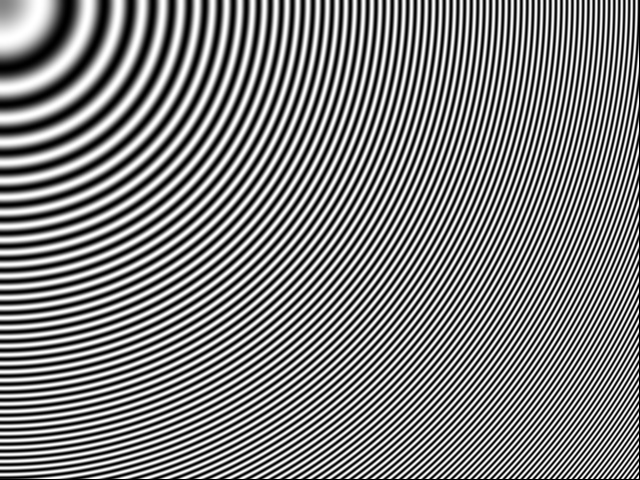
#> input picture Seminar 4/circles.jpg, 640 x 480 px
$ python 1.py   (Python 2 division)
#> lines starting #> are read from the running program, lines starting #| are printed output that depends on the picture; after the words box and inside, x2 and y2 are one past the last pixel; in counts of white or black regions, pixels touching at a corner belong together
import cv2
import numpy as np

def fft_orignal (fig):
	ro,co = fig.shape
	#Creating mask for Orignal Image
	#for rows
	Mro = np.ones((ro,1))
	Mro[int(ro/8.0):int(ro - int(ro/8.0)),0] = np.zeros((int((3.0/4.0)*ro)))
	#for columns
	Mco = np.ones((1,co))
	Mco[0,int(co/8.0):int(co - int(co/8.0))] = np.zeros((int((3.0/4.0)*co)))
	#together
	MO = np.dot(Mro,Mco)
	return (MO)
	#Computing FFT of Orignal
	fig_fft = np.fft.fft2(fig)/255.0
	fig_fft_abs = abs (fig_fft)/512.0
	#Applying Mask to Orignal FFT
	fig_m = fig_fft*MO
	fig_m_abs = abs (fig_m)/512.0
	#Taking IFFT of Orignal
	fig_ifft = np.fft.ifft2(fig_m)
	fig_ifft_abs = abs (fig_ifft)
	cv2.imshow ("FFT of Orignal",fig_fft_abs)
	cv2.imshow("2DFFT After Mask", fig_m_abs)
	return (fig_ifft_abs)

def fft_resized (ds):
	#mask for resized image to pass 1/4 frequency components
	#for rows
	rs,cs = ds.shape
	mr = np.ones((rs,1))
	mr[int(rs/8.0):int(rs - int(rs/8.0)),0] = np.zeros((int((3.0/4.0)*rs)))
	#for columns
	mc = np.ones((1,cs))
	mc[0,int(cs/8.0):int(cs - int(cs/8.0))] = np.zeros((int((3.0/4.0)*cs)))
	#together
	m = np.dot(mr,mc)
	return (m)
	#Computing FFT of Resized
	ds_fft = np.fft.fft2(ds)/255.0
	ds_fft_abs = abs (ds_fft)/512.0
	#Applying Mask to Resized FFT
	ds_m = ds_fft*m
	ds_m_abs = abs (ds_m)/512.0
	#Taking IFFT of Resized
	ds_ifft = np.fft.ifft2(ds_m)
	ds_ifft_abs = abs (ds_ifft)
	#cv2.imshow("2DFFT Down After Mask", ds_m_abs)
	#cv2.imshow ("FFT of Resized",ds_fft_abs)
	return (ds_ifft_abs)

while (True):
	#Import Orignal Image
	fig = cv2.imread('circles.jpg',0)
#> fig is the input picture: shape (480, 640); min 0, max 255, mean 127.3
	ro,co = fig.shape
#> ro = 480; co = 640
	#Image Resizing
	N = 2
	ds = np.zeros ((ro/N,co/N))
	ds = fig [0::N,0::N]
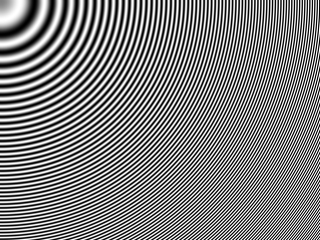
#> ds: shape (240, 320); min 0, max 255, mean 127.8
	fig_fft=fft_orignal(fig)
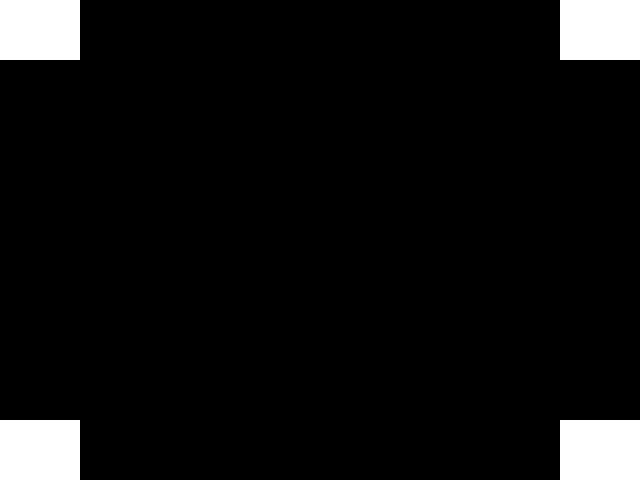
#> fig_fft: shape (480, 640) float64; values 0 (black) and 1 (white), 6.2% white; 4 white regions, box (x1, y1, x2, y2) and area: (0, 0, 80, 60) 4800, (560, 0, 640, 60) 4800, (0, 420, 80, 480) 4800, (560, 420, 640, 480) 4800
	ds_fft=fft_resized(ds)
#> ds_fft: shape (240, 320) float64; values 0 (black) and 1 (white), 6.2% white; 4 white regions, box (x1, y1, x2, y2) and area: (0, 0, 40, 30) 1200, (280, 0, 320, 30) 1200, (0, 210, 40, 240) 1200, (280, 210, 320, 240) 1200
	#Downsampled of Filtered Orignal
	ds_filt = fig_fft [0::N,0::N]
	cv2.imshow ("Orignal",fig)
	cv2.imshow ("Resized",ds)
	cv2.imshow ("Filtered Orignal",fig_fft)
	cv2.imshow ("Filtered FFT O",ds_fft)
	cv2.imshow ("Filtered Resized",ds_filt)


	if cv2.waitKey(0) & 0xFF == ord('q'):
#> (key q is pressed here)
		break

cv2.destroyAllWindows
